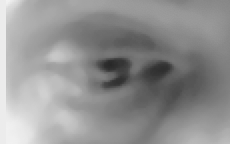
#> input picture images/eye5.png, 230 x 144 px
$ python eye_features.py
#> lines starting #> are read from the running program, lines starting #| are printed output that depends on the picture; after the words box and inside, x2 and y2 are one past the last pixel; in counts of white or black regions, pixels touching at a corner belong together
### eye_landmark.py
import cv2
detector = cv2.SimpleBlobDetector_create()

def detect_pupil(img):
    img = cv2.cvtColor(img, cv2.COLOR_RGB2GRAY)
    img = cv2.GaussianBlur(img, (5,5), 0)
    img = cv2.equalizeHist(img)
    img = cv2.threshold(img, 5, 255, cv2.THRESH_BINARY)[1]
    keypoints = detector.detect(img)
    print(keypoints)
    if len(keypoints) > 0:
        keypoints.sort(key=lambda s: s.size, reverse=True)
        return keypoints[0]
    else:
        return None

### eye_features.py
import random

import cv2
import numpy as np
from eye_landmark import detect_pupil

kernel = np.ones((5,5), np.uint8)
params = cv2.SimpleBlobDetector_Params()
params.filterByArea = True
params.minArea = 1  # The dot in 20pt font has area of about 30
params.filterByCircularity = True
params.minCircularity = 0.7
params.filterByConvexity = False
params.minConvexity = 0.8
params.filterByInertia = True
params.minInertiaRatio = 0.4
detector = cv2.SimpleBlobDetector_create()


def erode(img):
    return cv2.erode(img, kernel, iterations=1)


def dilate(img):
    return cv2.dilate(img, kernel, iterations=1)

# [27 lines left out: functions detect_contours, detect_circle, not called in this run]


def draw_pupil(img):
    im = img.copy()
    keypoint = detect_pupil(img)
    if keypoint:
        print(keypoint.pt)
        cv2.circle(im, (round(keypoint.pt[0]), round(keypoint.pt[1])), 1, (0, 0, 255), 2)
    return im


# [29 lines left out: functions detect_blobs, imggrid, not called in this run]


for image_file in ['./images/eye5.png', './images/eye6.png']:
    eyeimg = cv2.imread(image_file)
#> eyeimg is the input picture: shape (144, 230, 3); mean B, G, R 145.5, 145.5, 145.5
    # cv2.circle(eyeimg, (50, 50), 5, (255, 0,0 ), 3)
    eyeimg2 = cv2.GaussianBlur(eyeimg, (5,5), 0)
    eyeimg3 = cv2.cvtColor(eyeimg2, cv2.COLOR_RGB2GRAY)
    eyeimg3 = cv2.equalizeHist(eyeimg3)
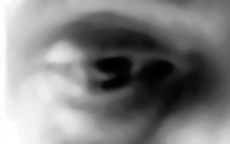
#> eyeimg3: shape (144, 230); min 0, max 255, mean 128.5
    eyeimg_final = cv2.cvtColor(eyeimg3, cv2.COLOR_GRAY2RGB)

    # eyeimg_final = cv2.morphologyEx(eyeimg_final, cv2.MORPH_OPEN, kernel)
    cv2.imshow(image_file,
               cv2.pyrDown(imggrid([
                   eyeimg,
                   eyeimg_final,
                   draw_pupil(eyeimg),
                   # cv2.threshold(eyeimg_final, 150, 255, cv2.THRESH_BINARY)[1],
                   # cv2.threshold(eyeimg_final, 50, 255, cv2.THRESH_BINARY)[1],
                   cv2.threshold(eyeimg_final, 0, 255, cv2.THRESH_BINARY)[1],
                   cv2.threshold(eyeimg_final, 1, 255, cv2.THRESH_BINARY)[1],
                   cv2.threshold(eyeimg_final, 5, 255, cv2.THRESH_BINARY)[1],
                   cv2.cvtColor(cv2.adaptiveThreshold(eyeimg3, 255, cv2.ADAPTIVE_THRESH_MEAN_C,
                                                      cv2.THRESH_BINARY, 5, 0), cv2.COLOR_GRAY2RGB),
                   cv2.cvtColor(cv2.adaptiveThreshold(eyeimg3, 255, cv2.ADAPTIVE_THRESH_MEAN_C,
                                                      cv2.THRESH_BINARY, 5, 1), cv2.COLOR_GRAY2RGB),
                   cv2.cvtColor(cv2.adaptiveThreshold(eyeimg3, 255, cv2.ADAPTIVE_THRESH_MEAN_C,
                                                      cv2.THRESH_BINARY, 5, 2), cv2.COLOR_GRAY2RGB),
                   cv2.cvtColor(cv2.adaptiveThreshold(eyeimg3, 255, cv2.ADAPTIVE_THRESH_MEAN_C,
                                                      cv2.THRESH_BINARY, 7, 2), cv2.COLOR_GRAY2RGB),
                   cv2.cvtColor(cv2.adaptiveThreshold(eyeimg3, 255, cv2.ADAPTIVE_THRESH_MEAN_C,
                                                      cv2.THRESH_BINARY, 9, 2), cv2.COLOR_GRAY2RGB),
                   cv2.cvtColor(cv2.adaptiveThreshold(eyeimg3, 255, cv2.ADAPTIVE_THRESH_MEAN_C,
                                                      cv2.THRESH_BINARY, 11, 2), cv2.COLOR_GRAY2RGB),
                   cv2.cvtColor(cv2.adaptiveThreshold(eyeimg3, 255, cv2.ADAPTIVE_THRESH_MEAN_C,
                                                      cv2.THRESH_BINARY, 11, 3), cv2.COLOR_GRAY2RGB),
                   cv2.cvtColor(cv2.adaptiveThreshold(eyeimg3, 255, cv2.ADAPTIVE_THRESH_MEAN_C,
                                                      cv2.THRESH_BINARY, 11, 4), cv2.COLOR_GRAY2RGB),
                   cv2.cvtColor(cv2.adaptiveThreshold(eyeimg3, 255, cv2.ADAPTIVE_THRESH_MEAN_C,
                                                      cv2.THRESH_BINARY, 13, 1), cv2.COLOR_GRAY2RGB),
                   cv2.cvtColor(cv2.adaptiveThreshold(eyeimg3, 255, cv2.ADAPTIVE_THRESH_MEAN_C,
                                                      cv2.THRESH_BINARY, 13, 2), cv2.COLOR_GRAY2RGB)
                   ])))
#> in detect_pupil, `img = cv2.threshold(img, 5, 255, cv2.THRESH_BINARY)[1]`:
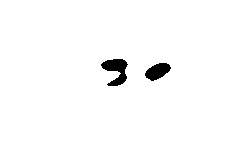
#> img: shape (144, 230); 97.9% white; 2 black regions, box (x1, y1, x2, y2) and area: (101, 59, 128, 86) 409, (145, 63, 171, 81) 300
#> in detect_pupil, `keypoints = detector.detect(img)`: keypoints = 1 keypoints; (x, y, size): (157, 71, 21.3)
#> (printed output is left out)
#> (the run stopped early here; a loop or call above may not have finished)

$ run again, with images/eye1.png copied over images/eye5.png
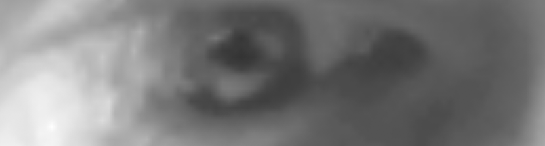
#> input picture images/eye1.png, 545 x 146 px
#> eyeimg is the input picture: shape (146, 545, 3); min 51, max 254, mean 121.4
#> `eyeimg3 = cv2.equalizeHist(eyeimg3)`:
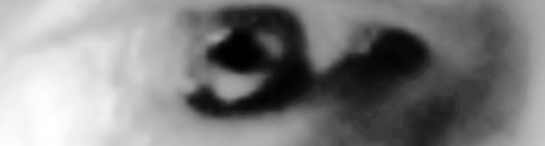
#> eyeimg3: shape (146, 545); min 0, max 255, mean 128.8
#> in detect_pupil, `img = cv2.threshold(img, 5, 255, cv2.THRESH_BINARY)[1]`:
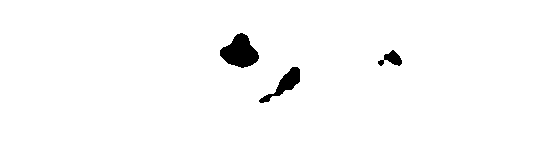
#> img: shape (146, 545); 98.1% white; 3 black regions, box (x1, y1, x2, y2) and area: (220, 33, 259, 68) 857, (259, 67, 300, 103) 471, (378, 50, 402, 66) 199
#> keypoints = 1 keypoints; (x, y, size): (381, 62, 6.9)
#> (printed output is left out)

$ run again, with images/eye3.png copied over images/eye5.png
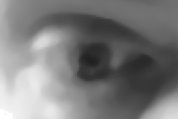
#> input picture images/eye3.png, 178 x 119 px
#> eyeimg is the input picture: shape (119, 178, 3); min 32, max 255, mean 122.8
#> `eyeimg3 = cv2.equalizeHist(eyeimg3)`:
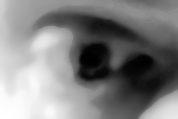
#> eyeimg3: shape (119, 178); min 0, max 255, mean 128.4
#> in detect_pupil, `img = cv2.threshold(img, 5, 255, cv2.THRESH_BINARY)[1]`:
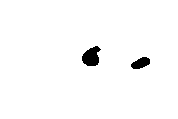
#> img: shape (119, 178); 98% white; 2 black regions, box (x1, y1, x2, y2) and area: (82, 46, 101, 66) 262, (131, 57, 150, 69) 155
#> keypoints = 1 keypoints; (x, y, size): (140, 63, 15.3)
#> (printed output is left out)
